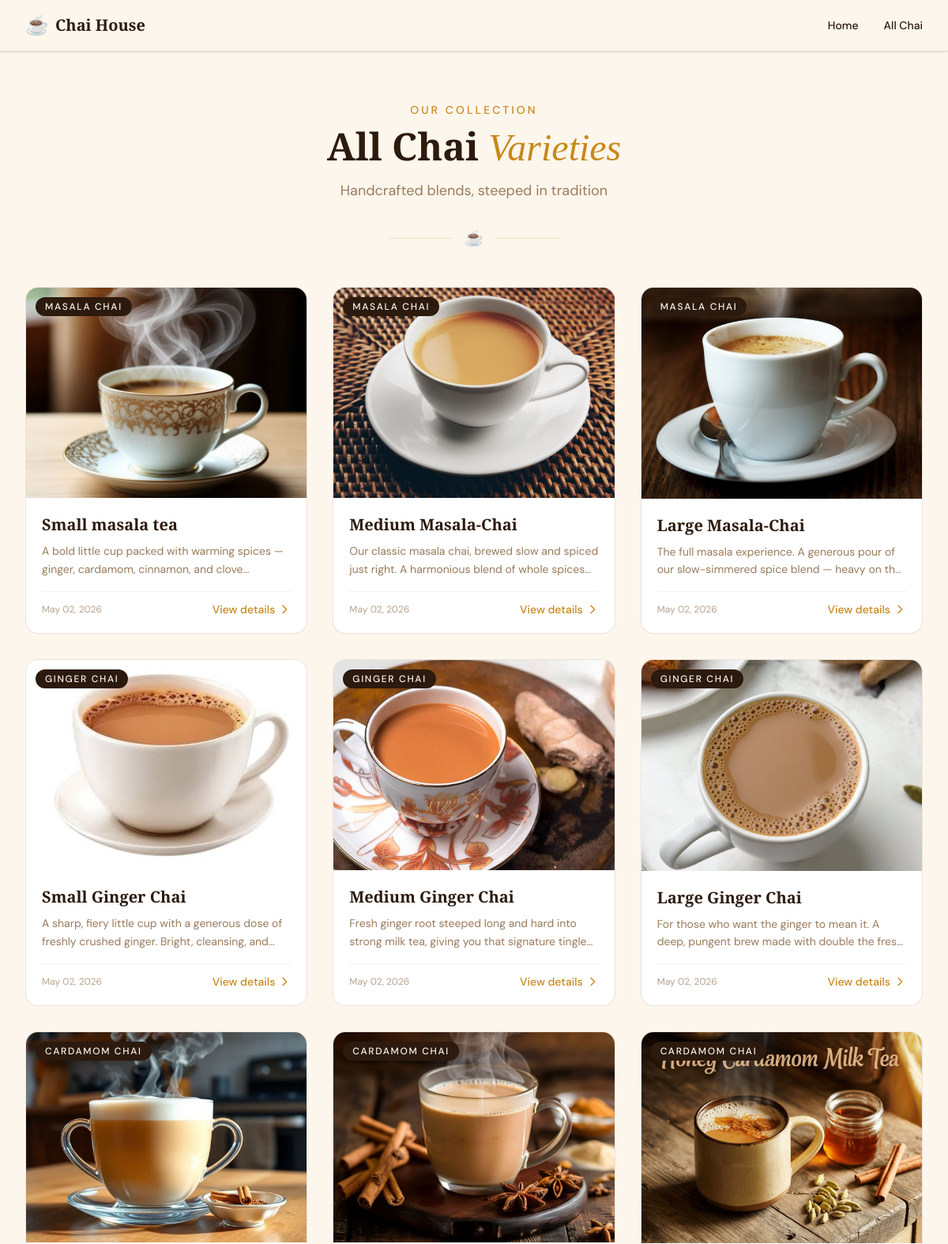
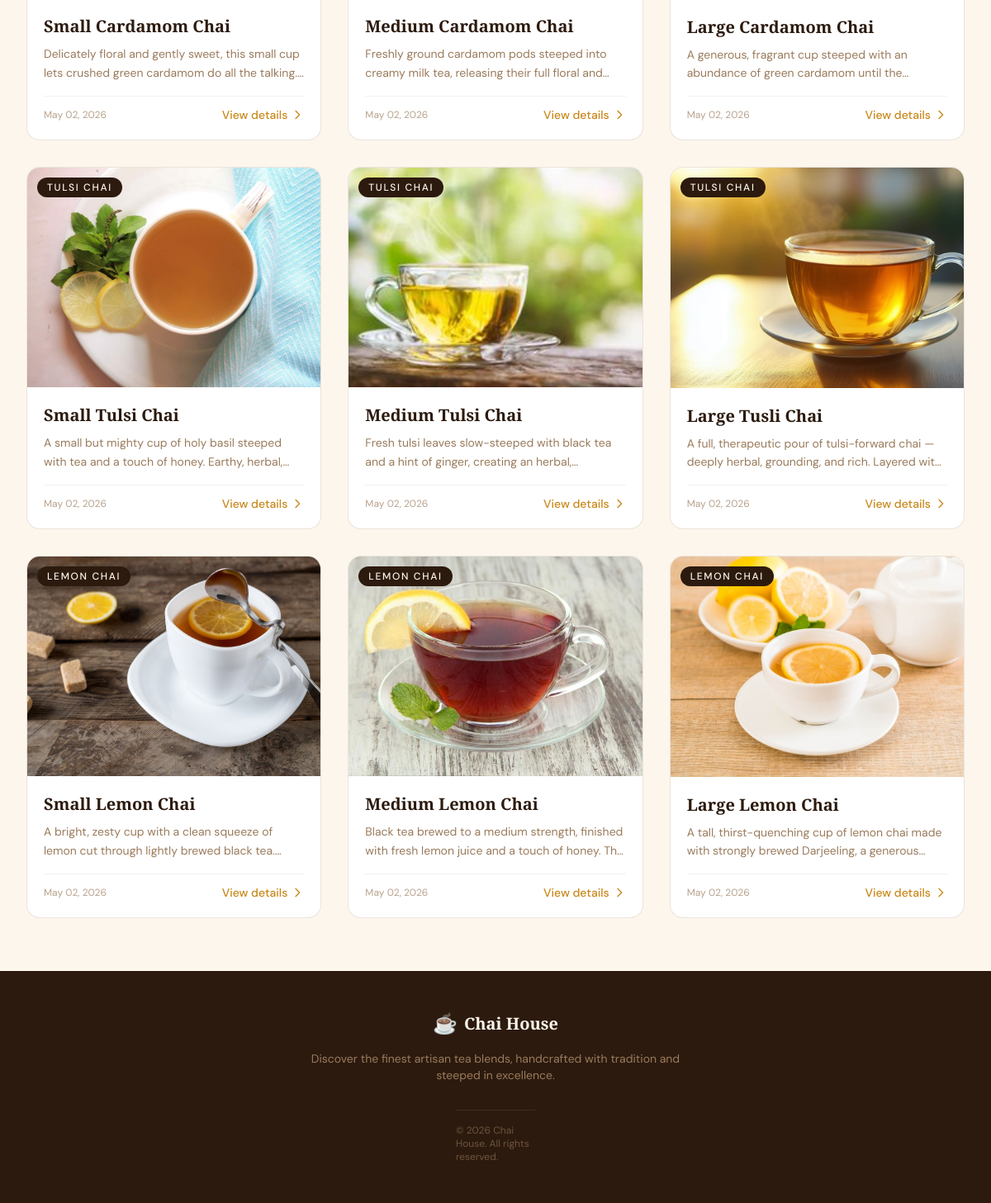
The app's page /chai/ with its own data (2 pictures, top to bottom).
### chai/models.py (models this page shows, shortened)
class ChaiVarity(models.Model):
    CHAI_TYPE_CHOICES = [
        ('ML', 'Masala Chai'),
        ('GR', 'Ginger Chai'),
        ('CD', 'Cardamom Chai'),
        ('TS', 'Tulsi Chai'),
        ('LM', 'Lemon Chai'),
    ]
    name = models.CharField(max_length=100)
    image = models.ImageField(upload_to="chais/")
    date_added = models.DateTimeField(default=timezone.now)
    type = models.CharField(max_length=2, choices=CHAI_TYPE_CHOICES)
    description = models.TextField(blank=True)

### chai/views.py (the view)
# urls.py: path('', views.all_chai, name='all_chai'),
def all_chai(request):
    Chais = ChaiVarity.objects.all()
    return render(request, 'chai/all_chai.html', {'Chais': Chais})

### chai/templates/chai/all_chai.html (shortened to what this page needs)
{% extends "layout.html" %}
{% block content %}
<section class="max-w-7xl mx-auto px-4 sm:px-6 lg:px-8 py-12 md:py-16">
    <div class="text-center mb-12">
        <p class="text-chai-amber text-sm font-medium tracking-[0.22em] uppercase mb-3">
            Our Collection
        </p>
        <h1 class="font-playfair text-3xl md:text-4xl lg:text-5xl font-bold text-chai-deep mb-4">
            All Chai <em class="italic font-normal text-chai-amber">Varieties</em>
        </h1>
        <p class="text-chai-tan text-base md:text-lg max-w-2xl mx-auto">
            Handcrafted blends, steeped in tradition
        </p>
        <div class="flex items-center justify-center gap-4 mt-8 mb-12">
            <div class="h-px bg-chai-amber/20 w-20"></div>
            <span class="text-chai-amber text-xl">☕</span>
            <div class="h-px bg-chai-amber/20 w-20"></div>
        </div>
    </div>
    {% if Chais %}
    <div class="grid grid-cols-1 md:grid-cols-2 lg:grid-cols-3 gap-6 lg:gap-8">
        {% for chai in Chais %}
        <a href="{% url 'chai_detail' chai.id %}" class="group">
            <div class="bg-white rounded-2xl overflow-hidden border border-chai-tan/20 transition-all duration-200 hover:-translate-y-1 hover:shadow-xl hover:shadow-chai-deep/10">
                <div class="relative aspect-[4/3] bg-chai-light-tan overflow-hidden">
                    <img src="{{ chai.image.url }}"
                         alt="{{ chai.name }}"
                         class="w-full h-full object-cover group-hover:scale-105 transition-transform duration-300">
                    <span class="absolute top-3 left-3 bg-chai-deep text-chai-cream text-xs font-medium tracking-[0.14em] uppercase px-3 py-1 rounded-full">
                        {{ chai.get_type_display }}
                    </span>
                </div>
                <div class="p-5">
                    <h2 class="font-playfair text-xl font-bold text-chai-deep mb-2 group-hover:text-chai-amber transition-colors duration-200">
                        {{ chai.name }}
                    </h2>
                    <p class="text-chai-tan text-sm leading-relaxed line-clamp-2 mb-4">
                        {{ chai.description }}
                    </p>
                    <div class="flex items-center justify-between pt-3 border-t border-chai-tan/10">
                        <span class="text-xs text-chai-tan/70">
                            {{ chai.date_added|date:"M d, Y" }}
                        </span>
                        <span class="text-chai-amber text-sm font-medium flex items-center gap-1 group-hover:gap-2 transition-all duration-200">
                            View details
                            <svg class="w-4 h-4" fill="none" stroke="currentColor" viewBox="0 0 24 24">
                                <path stroke-linecap="round" stroke-linejoin="round" stroke-width="2" d="M9 5l7 7-7 7"/>
                            </svg>
                        </span>
                    </div>
                </div>
            </div>
        </a>
        {% endfor %}
    </div>
    {% endif %}
</section>
{% endblock %}

### records on screen
ChaiVarity: image (picture), type "MASALA CHAI", name "Small masala tea", description "A bold little cup packed with warming spices — ginger, cardamom, cinnamon, and…", date_added "May 02, 2026"
ChaiVarity: image (picture), type "MASALA CHAI", name "Medium Masala-Chai", description "Our classic masala chai, brewed slow and spiced just right. A harmonious blend of whole…", date_added "May 02, 2026"
ChaiVarity: image (picture), type "MASALA CHAI", name "Large Masala-Chai", description "The full masala experience. A generous pour of our slow-simmered spice blend — heavy on…", date_added "May 02, 2026"
ChaiVarity: image (picture), type "GINGER CHAI", name "Small Ginger Chai", description "A sharp, fiery little cup with a generous dose of freshly crushed ginger. Bright, cleansing,…", date_added "May 02, 2026"
ChaiVarity: image (picture), type "GINGER CHAI", name "Medium Ginger Chai", description "Fresh ginger root steeped long and hard into strong milk tea, giving you that signature…", date_added "May 02, 2026"
ChaiVarity: image (picture), type "GINGER CHAI", name "Large Ginger Chai", description "For those who want the ginger to mean it. A deep, pungent brew made with double the…", date_added "May 02, 2026"
ChaiVarity: image (picture), type "CARDAMOM CHAI", name "Small Cardamom Chai", description "Delicately floral and gently sweet, this small cup lets crushed green cardamom do all the…", date_added "May 02, 2026"
ChaiVarity: image (picture), type "CARDAMOM CHAI", name "Medium Cardamom Chai", description "Freshly ground cardamom pods steeped into creamy milk tea, releasing their full floral…", date_added "May 02, 2026"
ChaiVarity: image (picture), type "CARDAMOM CHAI", name "Large Cardamom Chai", description "A generous, fragrant cup steeped with an abundance of green cardamom until…", date_added "May 02, 2026"
ChaiVarity: image (picture), type "TULSI CHAI", name "Small Tulsi Chai", description "A small but mighty cup of holy basil steeped with tea and a touch of honey. Earthy,…", date_added "May 02, 2026"
ChaiVarity: image (picture), type "TULSI CHAI", name "Medium Tulsi Chai", description "Fresh tulsi leaves slow-steeped with black tea and a hint of ginger, creating an…", date_added "May 02, 2026"
ChaiVarity: image (picture), type "TULSI CHAI", name "Large Tusli Chai", description "A full, therapeutic pour of tulsi-forward chai — deeply herbal, grounding, and rich. Layered…", date_added "May 02, 2026"
ChaiVarity: image (picture), type "LEMON CHAI", name "Small Lemon Chai", description "A bright, zesty cup with a clean squeeze of lemon cut through lightly brewed black…", date_added "May 02, 2026"
ChaiVarity: image (picture), type "LEMON CHAI", name "Medium Lemon Chai", description "Black tea brewed to a medium strength, finished with fresh lemon juice and a touch of honey.…", date_added "May 02, 2026"
ChaiVarity: image (picture), type "LEMON CHAI", name "Large Lemon Chai", description "A tall, thirst-quenching cup of lemon chai made with strongly brewed Darjeeling, a…", date_added "May 02, 2026"
